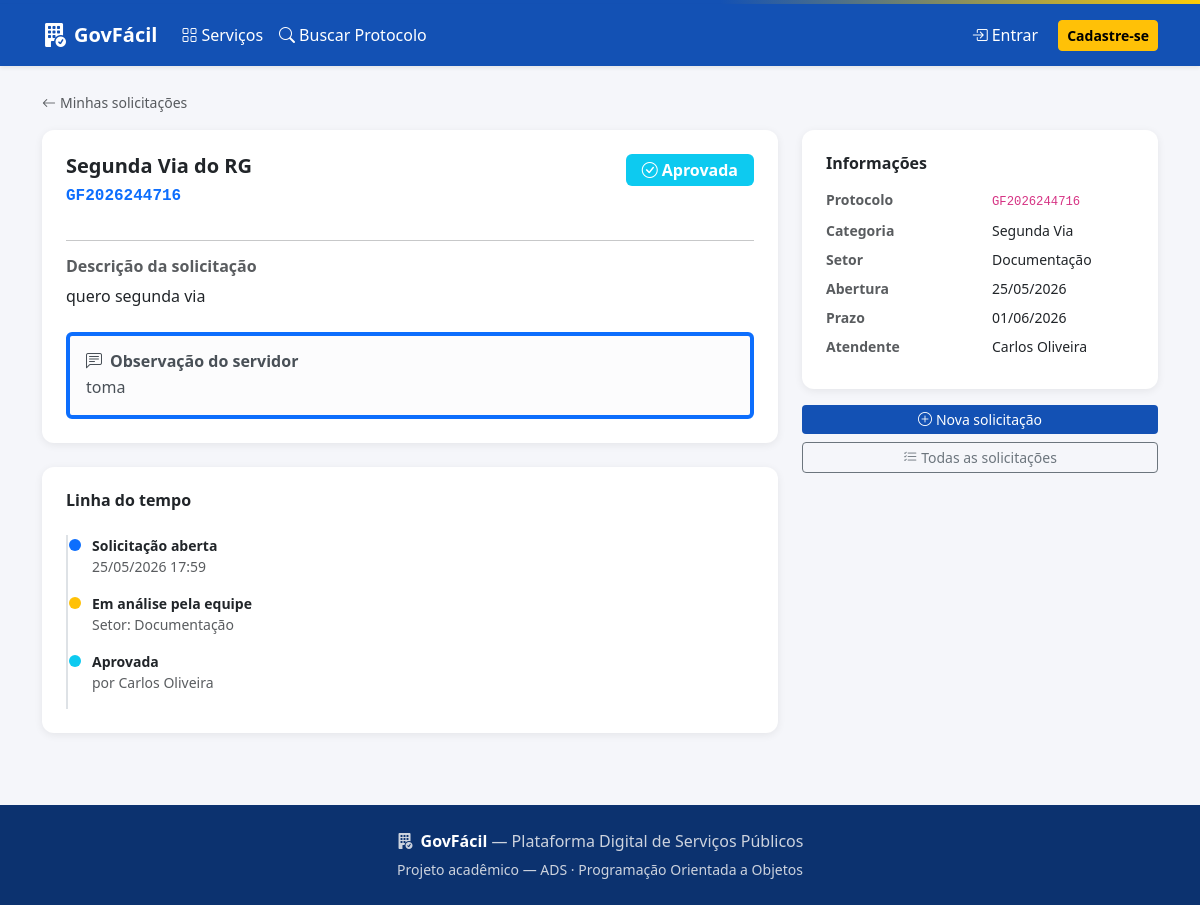
The app's page /solicitacoes/protocolo/GF2026244716/ with its own data.
### solicitacoes/models.py (models this page shows, shortened)
class Solicitacao(models.Model):
    STATUS_ABERTA = 'aberta'
    STATUS_EM_ANALISE = 'em_analise'
    STATUS_APROVADA = 'aprovada'
    STATUS_EM_ANDAMENTO = 'em_andamento'
    STATUS_CONCLUIDA = 'concluida'
    STATUS_REJEITADA = 'rejeitada'
    STATUS_CHOICES = [
        (STATUS_ABERTA, 'Aberta'),
        (STATUS_EM_ANALISE, 'Em Análise'),
        (STATUS_APROVADA, 'Aprovada'),
        (STATUS_EM_ANDAMENTO, 'Em Andamento'),
        (STATUS_CONCLUIDA, 'Concluída'),
        (STATUS_REJEITADA, 'Rejeitada'),
    ]
    STATUS_COR = {
        STATUS_ABERTA: 'primary',
        STATUS_EM_ANALISE: 'warning',
        STATUS_APROVADA: 'info',
        STATUS_EM_ANDAMENTO: 'secondary',
        STATUS_CONCLUIDA: 'success',
        STATUS_REJEITADA: 'danger',
    }
    STATUS_ICONE = {
        STATUS_ABERTA: 'bi-folder2-open',
        STATUS_EM_ANALISE: 'bi-hourglass-split',
        STATUS_APROVADA: 'bi-check-circle',
        STATUS_EM_ANDAMENTO: 'bi-arrow-repeat',
        STATUS_CONCLUIDA: 'bi-check-circle-fill',
        STATUS_REJEITADA: 'bi-x-circle-fill',
    }
    protocolo = models.CharField(max_length=20, unique=True, blank=True)
    cidadao = models.ForeignKey(
        'accounts.Cidadao', on_delete=models.CASCADE, related_name='solicitacoes'
    )
    servico = models.ForeignKey(
        'servicos.Servico', on_delete=models.CASCADE, related_name='solicitacoes'
    )
    descricao = models.TextField()
    status = models.CharField(max_length=20, choices=STATUS_CHOICES, default=STATUS_ABERTA)
    setor_responsavel = models.CharField(max_length=100, blank=True)
    servidor_responsavel = models.ForeignKey(
        'accounts.Servidor',
        on_delete=models.SET_NULL,
        null=True, blank=True,
        related_name='atendimentos',
    )
    observacao = models.TextField(blank=True)
    data_abertura = models.DateTimeField(auto_now_add=True)
    data_atualizacao = models.DateTimeField(auto_now=True)
    data_prazo = models.DateTimeField(null=True, blank=True)
    class Meta:
        verbose_name = 'Solicitação'
        verbose_name_plural = 'Solicitações'
        ordering = ['-data_abertura']
    def get_status_cor(self):
        return self.STATUS_COR.get(self.status, 'secondary')
    def get_status_icone(self):
        return self.STATUS_ICONE.get(self.status, 'bi-circle')

### servicos/models.py (models this page shows, shortened)
class Servico(models.Model):
    CATEGORIA_EMISSAO = 'emissao'
    CATEGORIA_AGENDAMENTO = 'agendamento'
    CATEGORIA_PROTOCOLO = 'protocolo'
    CATEGORIA_SEGUNDA_VIA = 'segunda_via'
    CATEGORIA_CHOICES = [
        (CATEGORIA_EMISSAO, 'Emissão de Documento'),
        (CATEGORIA_AGENDAMENTO, 'Agendamento'),
        (CATEGORIA_PROTOCOLO, 'Protocolo'),
        (CATEGORIA_SEGUNDA_VIA, 'Segunda Via'),
    ]
    CATEGORIA_ICONE = {
        CATEGORIA_EMISSAO: 'bi-file-earmark-text',
        CATEGORIA_AGENDAMENTO: 'bi-calendar-check',
        CATEGORIA_PROTOCOLO: 'bi-journal-text',
        CATEGORIA_SEGUNDA_VIA: 'bi-files',
    }
    CATEGORIA_COR = {
        CATEGORIA_EMISSAO: 'primary',
        CATEGORIA_AGENDAMENTO: 'success',
        CATEGORIA_PROTOCOLO: 'warning',
        CATEGORIA_SEGUNDA_VIA: 'info',
    }
    nome = models.CharField(max_length=200)
    descricao = models.TextField()
    categoria = models.CharField(max_length=20, choices=CATEGORIA_CHOICES)
    prazo_dias = models.IntegerField(default=5)
    setor_responsavel = models.CharField(max_length=100, default='Atendimento Geral')
    ativo = models.BooleanField(default=True)
    class Meta:
        verbose_name = 'Serviço'
        verbose_name_plural = 'Serviços'
        ordering = ['categoria', 'nome']

### accounts/models.py (models this page shows, shortened)
class Usuario(AbstractUser):
    TIPO_CIDADAO = 'cidadao'
    TIPO_SERVIDOR = 'servidor'
    TIPO_CHOICES = [
        (TIPO_CIDADAO, 'Cidadão'),
        (TIPO_SERVIDOR, 'Servidor Público'),
    ]
    tipo = models.CharField(max_length=20, choices=TIPO_CHOICES, default=TIPO_CIDADAO)
    _telefone = models.CharField(max_length=20, blank=True, db_column='telefone')
    data_cadastro = models.DateTimeField(auto_now_add=True)
    @property
    def telefone(self):
        return self._telefone
    @telefone.setter
    def telefone(self, valor):
        if valor and not all(c.isdigit() or c in '() -+' for c in valor):
            raise ValueError('Telefone inválido.')
        self._telefone = valor or ''
    class Meta:
        verbose_name = 'Usuário'
        verbose_name_plural = 'Usuários'

### solicitacoes/views.py (the view, shortened to what this page needs)
# urls.py: path('protocolo/<str:protocolo>/', views.detalhe_solicitacao_view, name='detalhe'),
def detalhe_solicitacao_view(request, protocolo):
    solicitacao = get_object_or_404(Solicitacao, protocolo=protocolo)
    return render(request, 'solicitacoes/detalhe.html', {'solicitacao': solicitacao})

### templates/solicitacoes/detalhe.html (shortened to what this page needs)
{% extends 'base.html' %}
{% block content %}
<div class="mb-3">
  <a href="{% url 'solicitacoes:minhas' %}" class="text-decoration-none text-muted small">
    <i class="bi bi-arrow-left me-1"></i>Minhas solicitações
  </a>
</div>
<div class="row g-4">
  <div class="col-lg-8">
    <div class="card p-4 mb-4">
      <div class="d-flex justify-content-between align-items-start mb-3">
        <div>
          <h5 class="fw-bold mb-1">{{ solicitacao.servico.nome }}</h5>
          <code class="text-primary fw-bold fs-6">{{ solicitacao.protocolo }}</code>
        </div>
        <span class="badge bg-{{ solicitacao.get_status_cor }} fs-6 px-3 py-2">
          <i class="bi {{ solicitacao.get_status_icone }} me-1"></i>{{ solicitacao.get_status_display }}
        </span>
      </div>
      <hr>
      <h6 class="fw-semibold text-muted mb-2">Descrição da solicitação</h6>
      <p class="mb-4">{{ solicitacao.descricao }}</p>
      {% if solicitacao.observacao %}
      <div class="alert alert-light border-start border-4 border-primary mb-0">
        <h6 class="fw-semibold mb-1"><i class="bi bi-chat-left-text me-2"></i>Observação do servidor</h6>
        <p class="mb-0">{{ solicitacao.observacao }}</p>
      </div>
      {% endif %}
    </div>
    <div class="card p-4">
      <h6 class="fw-bold mb-4">Linha do tempo</h6>
      <div class="position-relative ps-4" style="border-left: 2px solid #dee2e6;">
        <div class="mb-3 position-relative">
          <div class="position-absolute bg-primary rounded-circle" style="width:12px;height:12px;left:-23px;top:4px;"></div>
          <div class="fw-semibold small">Solicitação aberta</div>
          <div class="text-muted small">{{ solicitacao.data_abertura|date:"d/m/Y H:i" }}</div>
        </div>
        {% if solicitacao.status != 'aberta' %}
        <div class="mb-3 position-relative">
          <div class="position-absolute bg-warning rounded-circle" style="width:12px;height:12px;left:-23px;top:4px;"></div>
          <div class="fw-semibold small">Em análise pela equipe</div>
          <div class="text-muted small">Setor: {{ solicitacao.setor_responsavel }}</div>
        </div>
        {% endif %}
        {% if solicitacao.status in 'aprovada,em_andamento,concluida' %}
        <div class="mb-3 position-relative">
          <div class="position-absolute bg-info rounded-circle" style="width:12px;height:12px;left:-23px;top:4px;"></div>
          <div class="fw-semibold small">Aprovada</div>
          {% if solicitacao.servidor_responsavel %}
          <div class="text-muted small">por {{ solicitacao.servidor_responsavel.get_full_name }}</div>
          {% endif %}
        </div>
        {% endif %}
      </div>
    </div>
  </div>
  <div class="col-lg-4">
    <div class="card p-4 mb-3">
      <h6 class="fw-bold mb-3">Informações</h6>
      <dl class="row small mb-0">
        <dt class="col-6 text-muted">Protocolo</dt>
        <dd class="col-6"><code>{{ solicitacao.protocolo }}</code></dd>
        <dt class="col-6 text-muted">Categoria</dt>
        <dd class="col-6">{{ solicitacao.servico.get_categoria_display }}</dd>
        <dt class="col-6 text-muted">Setor</dt>
        <dd class="col-6">{{ solicitacao.setor_responsavel }}</dd>
        <dt class="col-6 text-muted">Abertura</dt>
        <dd class="col-6">{{ solicitacao.data_abertura|date:"d/m/Y" }}</dd>
        {% if solicitacao.data_prazo %}
        <dt class="col-6 text-muted">Prazo</dt>
        <dd class="col-6">{{ solicitacao.data_prazo|date:"d/m/Y" }}</dd>
        {% endif %}
        {% if solicitacao.servidor_responsavel %}
        <dt class="col-6 text-muted">Atendente</dt>
        <dd class="col-6">{{ solicitacao.servidor_responsavel.get_full_name }}</dd>
        {% endif %}
      </dl>
    </div>
    <div class="d-grid gap-2">
      <a href="{% url 'solicitacoes:nova' %}" class="btn btn-gov btn-sm">
        <i class="bi bi-plus-circle me-1"></i>Nova solicitação
      </a>
      <a href="{% url 'solicitacoes:minhas' %}" class="btn btn-outline-secondary btn-sm">
        <i class="bi bi-list-check me-1"></i>Todas as solicitações
      </a>
    </div>
  </div>
</div>
{% endblock %}

### templates/base.html (style rules this page uses)
:root { --gov-blue: #1351b4; --gov-blue-dark: #0c326f; --gov-yellow: #ffcd07; }
body { background-color: #f5f6fa; font-family: 'Segoe UI', sans-serif; }
.card { border: none; box-shadow: 0 2px 8px rgba(0,0,0,.07); border-radius: 12px; }
.btn-gov { background-color: var(--gov-blue); color: #fff; border: none; }

### records on screen
Solicitacao: servico.nome "Segunda Via do RG", protocolo "GF2026244716", status "Aprovada", descricao "quero segunda via", observacao "toma", data_abertura "25/05/2026 17:59", setor_responsavel "Documentação", servidor_responsavel.get_full_name "Carlos Oliveira", servico.categoria "Segunda Via", data_abertura "25/05/2026", data_prazo "01/06/2026"
